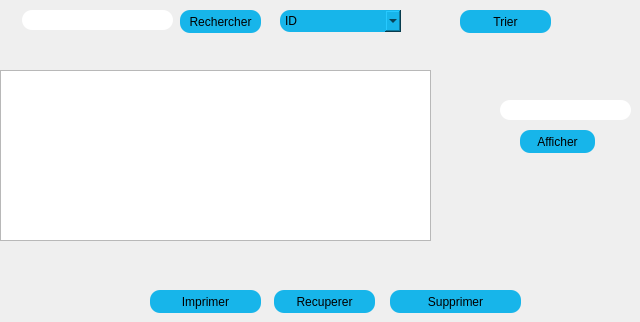
      <widget class="QWidget" name="tab_16">
       <attribute name="title">
        <string>Afficher Les Reclamation</string>
       </attribute>
       <widget class="QPushButton" name="Supprimer">
        <property name="geometry">
         <rect>
          <x>390</x>
          <y>290</y>
          <width>131</width>
          <height>23</height>
         </rect>
        </property>
        <property name="styleSheet">
         <string notr="true">                                         border-radius: 10px;
background-color: rgb(23, 181, 234);
                                        
font: 9pt &quot;MS Reference Sans Serif&quot;;font: 10pt &quot;MS Shell Dlg 2&quot;;</string>
        </property>
        <property name="text">
         <string>Supprimer</string>
        </property>
       </widget>
       <widget class="QTableView" name="tableRec">
        <property name="geometry">
         <rect>
          <x>0</x>
          <y>70</y>
          <width>431</width>
          <height>171</height>
         </rect>
        </property>
       </widget>
       <widget class="QPushButton" name="trier_2">
        <property name="geometry">
         <rect>
          <x>460</x>
          <y>10</y>
          <width>91</width>
          <height>23</height>
         </rect>
        </property>
        <property name="styleSheet">
         <string notr="true">                                         border-radius: 10px;
background-color: rgb(23, 181, 234);
                                        
font: 9pt &quot;MS Reference Sans Serif&quot;;font: 10pt &quot;MS Shell Dlg 2&quot;;</string>
        </property>
        <property name="text">
         <string>Trier</string>
        </property>
       </widget>
       <widget class="QLineEdit" name="lineEditRech">
        <property name="geometry">
         <rect>
          <x>22</x>
          <y>10</y>
          <width>151</width>
          <height>20</height>
         </rect>
        </property>
        <property name="styleSheet">
         <string notr="true">                                      border-radius: 10px;
background-color: rgb(255, 255, 255);

font: 9pt &quot;MS Reference Sans Serif&quot;;background-color: rgb(255, 255, 255);</string>
        </property>
       </widget>
       <widget class="QPushButton" name="rechercher_3">
        <property name="geometry">
         <rect>
          <x>180</x>
          <y>10</y>
          <width>81</width>
          <height>23</height>
         </rect>
        </property>
        <property name="styleSheet">
         <string notr="true">                                         border-radius: 10px;
background-color: rgb(23, 181, 234);
                                        
font: 9pt &quot;MS Reference Sans Serif&quot;;font: 10pt &quot;MS Shell Dlg 2&quot;;</string>
        </property>
        <property name="text">
         <string>Rechercher</string>
        </property>
       </widget>
       <widget class="QComboBox" name="comboBoxTri">
        <property name="geometry">
         <rect>
          <x>280</x>
          <y>10</y>
          <width>121</width>
          <height>22</height>
         </rect>
        </property>
        <property name="styleSheet">
         <string notr="true">                                         border-radius: 10px;
background-color: rgb(23, 181, 234);
                                        
font: 9pt &quot;MS Reference Sans Serif&quot;;font: 10pt &quot;MS Shell Dlg 2&quot;;</string>
        </property>
        <item>
         <property name="text">
          <string>ID</string>
         </property>
        </item>
        <item>
         <property name="text">
          <string>TYPE</string>
         </property>
        </item>
        <item>
         <property name="text">
          <string>DESCRITION</string>
         </property>
        </item>
       </widget>
       <widget class="QPushButton" name="Recuperer">
        <property name="geometry">
         <rect>
          <x>274</x>
          <y>290</y>
          <width>101</width>
          <height>23</height>
         </rect>
        </property>
        <property name="styleSheet">
         <string notr="true">                                         border-radius: 10px;
background-color: rgb(23, 181, 234);
                                        
font: 9pt &quot;MS Reference Sans Serif&quot;;font: 10pt &quot;MS Shell Dlg 2&quot;;</string>
        </property>
        <property name="text">
         <string>Recuperer</string>
        </property>
       </widget>
       <widget class="QLineEdit" name="page_3">
        <property name="geometry">
         <rect>
          <x>500</x>
          <y>100</y>
          <width>131</width>
          <height>20</height>
         </rect>
        </property>
        <property name="styleSheet">
         <string notr="true">                                      border-radius: 10px;
background-color: rgb(255, 255, 255);

font: 9pt &quot;MS Reference Sans Serif&quot;;background-color: rgb(255, 255, 255);</string>
        </property>
       </widget>
       <widget class="QPushButton" name="pushButton_10">
        <property name="geometry">
         <rect>
          <x>520</x>
          <y>130</y>
          <width>75</width>
          <height>23</height>
         </rect>
        </property>
        <property name="styleSheet">
         <string notr="true">                                         border-radius: 10px;
background-color: rgb(23, 181, 234);
                                        
font: 9pt &quot;MS Reference Sans Serif&quot;;font: 10pt &quot;MS Shell Dlg 2&quot;;</string>
        </property>
        <property name="text">
         <string>Afficher</string>
        </property>
       </widget>
       <widget class="QPushButton" name="pushButton_11">
        <property name="geometry">
         <rect>
          <x>150</x>
          <y>290</y>
          <width>111</width>
          <height>23</height>
         </rect>
        </property>
        <property name="styleSheet">
         <string notr="true">                                         border-radius: 10px;
background-color: rgb(23, 181, 234);
                                        
font: 9pt &quot;MS Reference Sans Serif&quot;;font: 10pt &quot;MS Shell Dlg 2&quot;;</string>
        </property>
        <property name="text">
         <string>Imprimer</string>
        </property>
       </widget>
      </widget>
